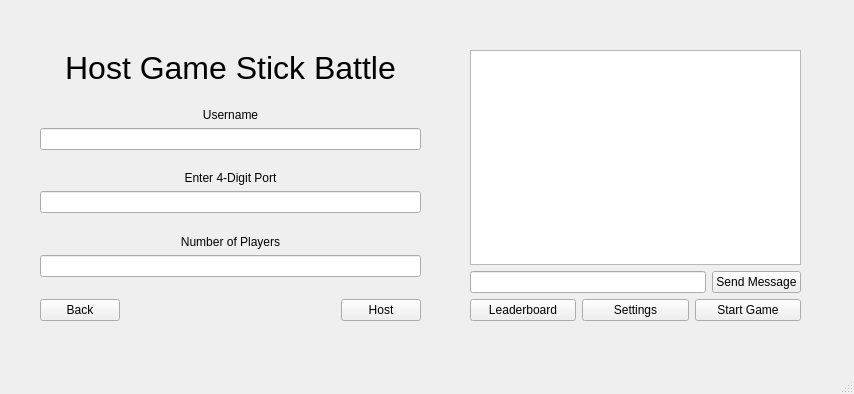
<?xml version="1.0" encoding="UTF-8"?>
<ui version="4.0">
 <class>Hwindow</class>
 <widget class="QMainWindow" name="Hwindow">
  <property name="geometry">
   <rect>
    <x>0</x>
    <y>0</y>
    <width>854</width>
    <height>394</height>
   </rect>
  </property>
  <property name="windowTitle">
   <string>MainWindow</string>
  </property>
  <widget class="QWidget" name="centralwidget">
   <widget class="QWidget" name="layoutWidget">
    <property name="geometry">
     <rect>
      <x>40</x>
      <y>50</y>
      <width>381</width>
      <height>271</height>
     </rect>
    </property>
    <layout class="QVBoxLayout" name="verticalLayout">
     <item>
      <widget class="QLabel" name="HGameLabel">
       <property name="font">
        <font>
         <pointsize>24</pointsize>
        </font>
       </property>
       <property name="text">
        <string>Host Game Stick Battle</string>
       </property>
       <property name="alignment">
        <set>Qt::AlignCenter</set>
       </property>
      </widget>
     </item>
     <item>
      <spacer name="verticalSpacer">
       <property name="orientation">
        <enum>Qt::Vertical</enum>
       </property>
       <property name="sizeHint" stdset="0">
        <size>
         <width>20</width>
         <height>18</height>
        </size>
       </property>
      </spacer>
     </item>
     <item>
      <widget class="QLabel" name="label">
       <property name="text">
        <string>Username</string>
       </property>
       <property name="alignment">
        <set>Qt::AlignCenter</set>
       </property>
      </widget>
     </item>
     <item>
      <widget class="QLineEdit" name="UserEditH"/>
     </item>
     <item>
      <spacer name="verticalSpacer_3">
       <property name="orientation">
        <enum>Qt::Vertical</enum>
       </property>
       <property name="sizeHint" stdset="0">
        <size>
         <width>20</width>
         <height>17</height>
        </size>
       </property>
      </spacer>
     </item>
     <item>
      <widget class="QLabel" name="label_2">
       <property name="text">
        <string>Enter 4-Digit Port</string>
       </property>
       <property name="alignment">
        <set>Qt::AlignCenter</set>
       </property>
      </widget>
     </item>
     <item>
      <widget class="QLineEdit" name="PortEditH"/>
     </item>
     <item>
      <spacer name="verticalSpacer_2">
       <property name="orientation">
        <enum>Qt::Vertical</enum>
       </property>
       <property name="sizeHint" stdset="0">
        <size>
         <width>20</width>
         <height>18</height>
        </size>
       </property>
      </spacer>
     </item>
     <item>
      <widget class="QLabel" name="label_3">
       <property name="text">
        <string>Number of Players</string>
       </property>
       <property name="alignment">
        <set>Qt::AlignCenter</set>
       </property>
      </widget>
     </item>
     <item>
      <widget class="QLineEdit" name="PlayerNumH"/>
     </item>
     <item>
      <spacer name="verticalSpacer_4">
       <property name="orientation">
        <enum>Qt::Vertical</enum>
       </property>
       <property name="sizeHint" stdset="0">
        <size>
         <width>20</width>
         <height>18</height>
        </size>
       </property>
      </spacer>
     </item>
     <item>
      <layout class="QHBoxLayout" name="horizontalLayout">
       <item>
        <widget class="QPushButton" name="BButtonH">
         <property name="text">
          <string>Back</string>
         </property>
        </widget>
       </item>
       <item>
        <spacer name="horizontalSpacer">
         <property name="orientation">
          <enum>Qt::Horizontal</enum>
         </property>
         <property name="sizeHint" stdset="0">
          <size>
           <width>58</width>
           <height>20</height>
          </size>
         </property>
        </spacer>
       </item>
       <item>
        <widget class="QPushButton" name="HButtonH">
         <property name="text">
          <string>Host</string>
         </property>
        </widget>
       </item>
      </layout>
     </item>
    </layout>
   </widget>
   <widget class="QWidget" name="layoutWidget">
    <property name="geometry">
     <rect>
      <x>470</x>
      <y>50</y>
      <width>331</width>
      <height>271</height>
     </rect>
    </property>
    <layout class="QGridLayout" name="gridLayout">
     <item row="0" column="0">
      <widget class="QTextBrowser" name="textBrowser"/>
     </item>
     <item row="1" column="0">
      <layout class="QHBoxLayout" name="horizontalLayout_3">
       <item>
        <widget class="QLineEdit" name="SendMessageEdit"/>
       </item>
       <item>
        <widget class="QPushButton" name="SendMessageButton">
         <property name="text">
          <string>Send Message</string>
         </property>
        </widget>
       </item>
      </layout>
     </item>
     <item row="2" column="0">
      <layout class="QHBoxLayout" name="horizontalLayout_2">
       <item>
        <widget class="QPushButton" name="LButton">
         <property name="text">
          <string>Leaderboard</string>
         </property>
        </widget>
       </item>
       <item>
        <widget class="QPushButton" name="settingsPushButton">
         <property name="text">
          <string>Settings</string>
         </property>
        </widget>
       </item>
       <item>
        <widget class="QPushButton" name="StartButton">
         <property name="text">
          <string>Start Game</string>
         </property>
        </widget>
       </item>
      </layout>
     </item>
    </layout>
   </widget>
  </widget>
  <widget class="QMenuBar" name="menubar">
   <property name="geometry">
    <rect>
     <x>0</x>
     <y>0</y>
     <width>854</width>
     <height>20</height>
    </rect>
   </property>
  </widget>
  <widget class="QStatusBar" name="statusbar"/>
 </widget>
 <resources/>
 <connections/>
</ui>
